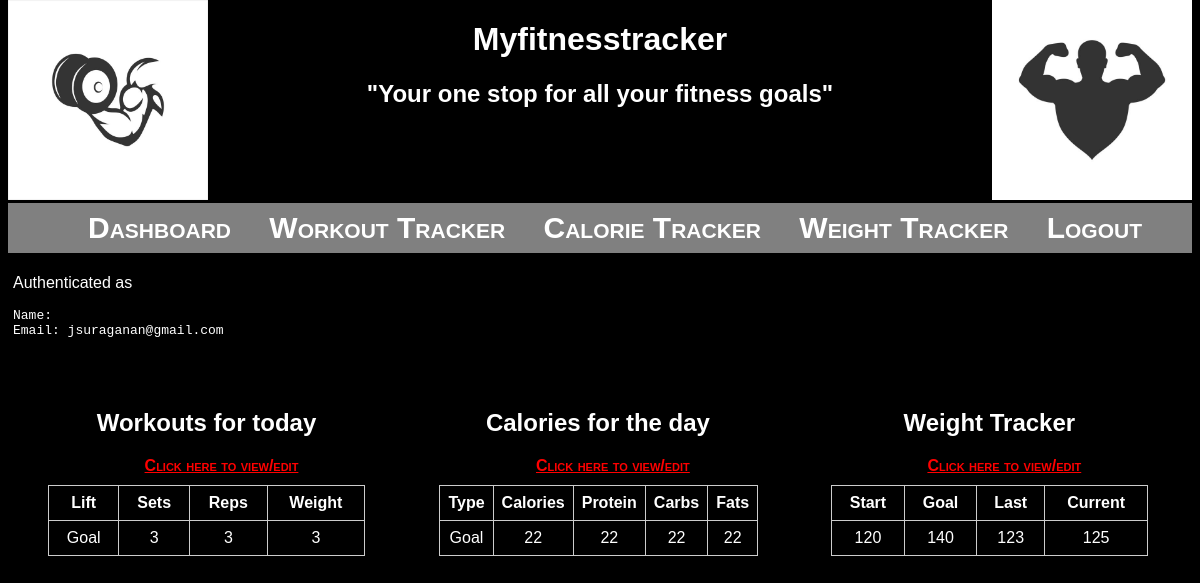
The page /dashboard/ (signed in) on the database its author committed.
### myfitness/models.py (models this page shows)
class Fitness(models.Model):
    class Meta:
        unique_together = (('user_name', 'date', 'lift'),)
    user_name = models.CharField(max_length=50)
    date = models.DateField(default= date.today().strftime('%d-%m-%Y'))
    lift = models.CharField(max_length=50)
    reps = models.IntegerField(max_length=3)
    weight = models.IntegerField(max_length=3)

class Calorie(models.Model):
    class Meta:
        unique_together = (('user_name', 'type'),)
    user_name = models.CharField(max_length=50)
    type = models.CharField(max_length=10)
    calorie = models.IntegerField(max_length=3)
    protein = models.IntegerField(max_length=3)
    carbs = models.IntegerField(max_length=3)
    fats = models.IntegerField(max_length=3)

class Weight(models.Model):
    class Meta:
        unique_together = (('user_name'),)
    user_name = models.CharField(max_length=50)
    date = models.DateField(default= date.today().strftime('%d-%m-%Y'))
    start = models.IntegerField(max_length=3)
    goal = models.IntegerField(max_length=3)
    last = models.IntegerField(max_length=3)
    current = models.IntegerField(max_length=3)

### myfitness/views.py (the view)
# urls.py: path("dashboard/", views.dashboard, name="dashboard"),
def dashboard(request):
    context = {}
    user = request.user.username
    today = date.today()
    fitnesss = Fitness.objects.filter(user_name=user,date=today)
    context ['fitnesss'] = fitnesss
    calorie = Calorie.objects.filter(user_name=user)
    context ['calories'] = calorie
    weight = Weight.objects.filter(user_name=user)
    context ['weights'] = weight
    return render(request, "myfitness/dashboard.html", context)

### myfitness/templates/myfitness/dashboard.html (shortened to what this page needs)
{% extends "myfitness/auth_layout.html" %}
{% block content %}
{% if user.is_authenticated %}
<p>Authenticated as
<pre>
Name: {{ user.get_full_name }}
Email: {{ user.email }}
</pre>
</p>
<div class="boxes.container">
    <div class="info-box">
        <h2>Workouts for today</h2>
        <a href="{% url 'workouttracker' %}"class="navbar-item">Click here to view/edit</a>
        <div class="box">
            <table>
                <thead>
                    <tr>
                        <th>Lift</th>
                        <th>Sets</th>
                        <th>Reps</th>
                        <th>Weight</th>
                    </tr>
                </thead>
                <tbody>
                    {% for fitness in fitnesss %}
                    <tr>
                        <td>{{ fitness.lift }}</td>
                        <td>3</td>
                        <td>{{ fitness.reps }}</td>
                        <td>{{ fitness.weight }}</td>
                    </tr>
                    {% endfor %}
                </tbody>
            </table>
        </div>
    </div>
    <div class="info-box">
        <h2>Calories for the day</h2>
        <a href="{% url 'calories' %}"class="navbar-item">Click here to view/edit</a>
        <div class="box">
            <table>
                <thead>
                    <tr>
                        <th>Type</th>
                        <th>Calories</th>
                        <th>Protein</th>
                        <th>Carbs</th>
                        <th>Fats</th>
                    </tr>
                </thead>
                <tbody>
                    {% for calorie in calories %}
                    <tr>
                        <td>{{ calorie.type }}</td>
                        <td>{{ calorie.calorie }}</td>
                        <td>{{ calorie.protein }}</td>
                        <td>{{ calorie.carbs }}</td>
                        <td>{{ calorie.fats }}</td>
                    </tr>
                    {% endfor %}
                </tbody>
            </table>
        </div>
    </div>
    <div class="info-box">
        <h2>Weight Tracker</h2>
        <a href="{% url 'weight' %}"class="navbar-item">Click here to view/edit</a>
        <div class="box">
            <table>
                <thead>
                    <tr>
                        <th>Start</th>
                        <th>Goal</th>
                        <th>Last</th>
                        <th>Current</th>
                    </tr>
                </thead>
                <tbody>
                    {% for weight in weights %}
                    <tr>
                        <td>{{ weight.start }}</td>
                        <td>{{ weight.goal }}</td>
                        <td>{{ weight.last }}</td>
                        <td>{{ weight.current }}</td>
                    </tr>
                    {% endfor %}
                </tbody>
            </table>
        </div>
    </div>
</div>
{% else %}
<p>You are not logged in</p>
<p>You can <a href="{% url 'login' %}?next={{ request.path }}">Login</a> if you like.</p>
{% endif %}
{% endblock %}

### myfitness/static/myfitness/myfitness.css (style rules this page uses)
body { background-color: black; }
.navbar-item { font-variant: small-caps; margin-left: 30px; }
.info-box { padding: 25px; margin: 10px; text-align: center; color: white; width: 27%; display: inline-block; margin-top: 10px; }
a { color: red; font-weight: bolder; }
table { width: 100%; border-collapse: collapse; }
th, td { border: 1px solid #ccc; padding: 8px; text-align: center; }
.box { margin-top: 10px; }

### rows shown on the page
Fitness: lift "Goal", reps "3", weight "3"
Calorie: type "Goal", calorie "22", protein "22", carbs "22", fats "22"
Weight: start "120", goal "140", last "123", current "125"

### other values the page prints
{{ user.email }} "jsuraganan@gmail.com"
